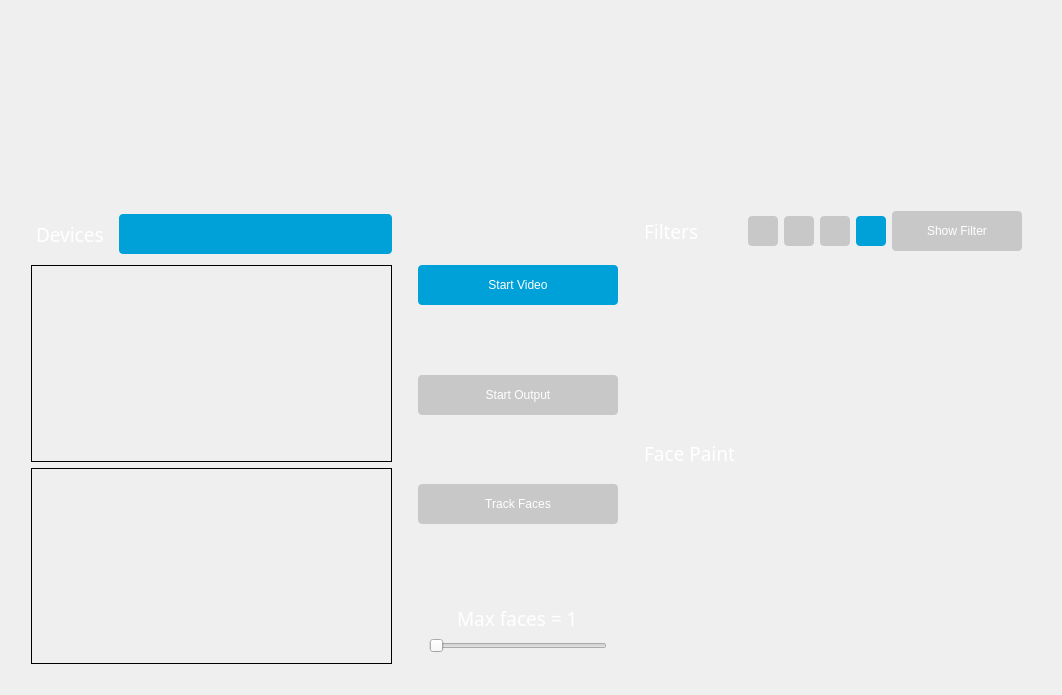
<?xml version="1.0" encoding="UTF-8"?>
<ui version="4.0">
 <class>LiveCamWindow</class>
 <widget class="QMainWindow" name="LiveCamWindow">
  <property name="geometry">
   <rect>
    <x>0</x>
    <y>0</y>
    <width>1062</width>
    <height>695</height>
   </rect>
  </property>
  <property name="sizePolicy">
   <sizepolicy hsizetype="Expanding" vsizetype="Expanding">
    <horstretch>0</horstretch>
    <verstretch>0</verstretch>
   </sizepolicy>
  </property>
  <property name="mouseTracking">
   <bool>true</bool>
  </property>
  <property name="windowTitle">
   <string>Filter Fan Cam Window</string>
  </property>
  <property name="windowIcon">
   <iconset resource="res.qrc">
    <normaloff>:/images/AppIcon.png</normaloff>:/images/AppIcon.png</iconset>
  </property>
  <widget class="QWidget" name="window">
   <property name="sizePolicy">
    <sizepolicy hsizetype="Expanding" vsizetype="Expanding">
     <horstretch>0</horstretch>
     <verstretch>0</verstretch>
    </sizepolicy>
   </property>
   <property name="mouseTracking">
    <bool>true</bool>
   </property>
   <layout class="QGridLayout" name="gridLayout_window">
    <property name="leftMargin">
     <number>0</number>
    </property>
    <property name="topMargin">
     <number>0</number>
    </property>
    <property name="rightMargin">
     <number>0</number>
    </property>
    <property name="bottomMargin">
     <number>0</number>
    </property>
    <property name="spacing">
     <number>0</number>
    </property>
    <item row="0" column="0">
     <widget class="QStackedWidget" name="pages">
      <property name="mouseTracking">
       <bool>true</bool>
      </property>
      <property name="styleSheet">
       <string notr="true"/>
      </property>
      <property name="currentIndex">
       <number>0</number>
      </property>
      <widget class="QWidget" name="mainPage">
       <property name="sizePolicy">
        <sizepolicy hsizetype="Expanding" vsizetype="Expanding">
         <horstretch>0</horstretch>
         <verstretch>0</verstretch>
        </sizepolicy>
       </property>
       <property name="mouseTracking">
        <bool>true</bool>
       </property>
       <property name="styleSheet">
        <string notr="true">QWidget {
	border: none;
	outline: none;
	font: 63 14pt &quot;Segoe UI Semibold&quot;;
}

QWidget#mainPage {
border-image: url(:/images/BG.png);
}

QComboBox {
	background-color: rgb(0, 161, 216);
    border-radius: 4px;

    height: 40px;
    width: 100px;
    color: white;  
}

QComboBox:!enabled {
	background-color: rgb(200, 200, 200);
}

QComboBox:hover {
	background-color: rgb(10, 171, 226);
}

QComboBox::down-arrow {
image: url(:/images/arrow.png);
}

QComboBox::drop-down {
    border: none;
    padding-right: 10px;
}

QComboBox QAbstractItemView::item {
    min-height: 40px;
    min-width: 80px;
    color: white;
	background-color: rgb(10, 171, 226);
    outline: 0;
}

QComboBox QAbstractItemView::item:selected {
	background-color:  rgb(20, 191, 246);
}

QLabel {
    color: white;
}

QPushButton {
	background-color: rgb(200, 200, 200);

    border: none;
    border-radius: 4px;
    height: 40px;
    width: 100px;
    color: white;
    outline: 0;
}

QPushButton:enabled {
	background-color: rgb(0, 161, 216); 
}

QPushButton:hover {
	background-color: rgb(30, 191, 236);
}

QScrollBar {
    background: none;
}

QScrollBar::handle:vertical {
     border: none;
     background: none;
 }
 QScrollBar::add-line:vertical {
     border: none;
     background: none;
 }

 QScrollBar::sub-line:vertical {
     border: none;
     background: none;
 }
 QScrollBar::up-arrow:vertical {
	 border-image: url(:/images/BTN UP.png);
     background: none;
 }

QScrollBar::down-arrow:vertical {
	 border-image: url(:/images/BTN DOWN.png);
     background: none;
 }

 QScrollBar::add-page:vertical, QScrollBar::sub-page:vertical {
     background: none;
 }</string>
       </property>
       <layout class="QVBoxLayout" name="verticalLayout_mainPage">
        <item>
         <widget class="QWidget" name="head" native="true">
          <property name="sizePolicy">
           <sizepolicy hsizetype="Preferred" vsizetype="Fixed">
            <horstretch>0</horstretch>
            <verstretch>0</verstretch>
           </sizepolicy>
          </property>
          <property name="minimumSize">
           <size>
            <width>0</width>
            <height>0</height>
           </size>
          </property>
          <layout class="QHBoxLayout" name="gridLayout_head">
           <property name="leftMargin">
            <number>15</number>
           </property>
           <item>
            <widget class="QWidget" name="logo_left" native="true">
             <property name="sizePolicy">
              <sizepolicy hsizetype="Expanding" vsizetype="Expanding">
               <horstretch>0</horstretch>
               <verstretch>0</verstretch>
              </sizepolicy>
             </property>
             <property name="minimumSize">
              <size>
               <width>500</width>
               <height>150</height>
              </size>
             </property>
             <property name="maximumSize">
              <size>
               <width>16777215</width>
               <height>16777215</height>
              </size>
             </property>
             <property name="styleSheet">
              <string notr="true">image: url(:/images/LOGO.png);</string>
             </property>
             <layout class="QGridLayout" name="gridLayout_logo_left">
              <property name="leftMargin">
               <number>0</number>
              </property>
              <property name="topMargin">
               <number>0</number>
              </property>
              <property name="rightMargin">
               <number>0</number>
              </property>
              <property name="bottomMargin">
               <number>0</number>
              </property>
              <property name="spacing">
               <number>0</number>
              </property>
             </layout>
            </widget>
           </item>
           <item>
            <spacer name="logo_spacer">
             <property name="orientation">
              <enum>Qt::Horizontal</enum>
             </property>
             <property name="sizeHint" stdset="0">
              <size>
               <width>40</width>
               <height>20</height>
              </size>
             </property>
            </spacer>
           </item>
           <item>
            <widget class="QWidget" name="logo_right" native="true">
             <property name="sizePolicy">
              <sizepolicy hsizetype="Expanding" vsizetype="Expanding">
               <horstretch>0</horstretch>
               <verstretch>0</verstretch>
              </sizepolicy>
             </property>
             <property name="minimumSize">
              <size>
               <width>500</width>
               <height>150</height>
              </size>
             </property>
             <property name="maximumSize">
              <size>
               <width>16777215</width>
               <height>150</height>
              </size>
             </property>
             <property name="styleSheet">
              <string notr="true">image: url(:/images/SNAP BLAST ICON.png);</string>
             </property>
             <layout class="QGridLayout" name="gridLayout_logo_right">
              <property name="leftMargin">
               <number>0</number>
              </property>
              <property name="topMargin">
               <number>0</number>
              </property>
              <property name="rightMargin">
               <number>0</number>
              </property>
              <property name="bottomMargin">
               <number>0</number>
              </property>
              <property name="spacing">
               <number>0</number>
              </property>
             </layout>
            </widget>
           </item>
          </layout>
         </widget>
        </item>
        <item>
         <widget class="QWidget" name="body" native="true">
          <property name="sizePolicy">
           <sizepolicy hsizetype="Expanding" vsizetype="Expanding">
            <horstretch>0</horstretch>
            <verstretch>0</verstretch>
           </sizepolicy>
          </property>
          <property name="mouseTracking">
           <bool>true</bool>
          </property>
          <layout class="QGridLayout" name="gridLayout_body">
           <item row="0" column="0">
            <widget class="QWidget" name="bodyLeft" native="true">
             <property name="sizePolicy">
              <sizepolicy hsizetype="Expanding" vsizetype="Expanding">
               <horstretch>5</horstretch>
               <verstretch>0</verstretch>
              </sizepolicy>
             </property>
             <layout class="QGridLayout" name="gridLayout">
              <property name="leftMargin">
               <number>9</number>
              </property>
              <property name="topMargin">
               <number>9</number>
              </property>
              <property name="rightMargin">
               <number>9</number>
              </property>
              <property name="bottomMargin">
               <number>9</number>
              </property>
              <property name="horizontalSpacing">
               <number>6</number>
              </property>
              <item row="0" column="0">
               <widget class="QWidget" name="devices_widget" native="true">
                <property name="minimumSize">
                 <size>
                  <width>0</width>
                  <height>0</height>
                 </size>
                </property>
                <layout class="QHBoxLayout" name="horizontalLayout_devices_widget">
                 <property name="spacing">
                  <number>0</number>
                 </property>
                 <property name="leftMargin">
                  <number>5</number>
                 </property>
                 <property name="topMargin">
                  <number>5</number>
                 </property>
                 <property name="rightMargin">
                  <number>0</number>
                 </property>
                 <property name="bottomMargin">
                  <number>5</number>
                 </property>
                 <item>
                  <widget class="QLabel" name="devices_label">
                   <property name="minimumSize">
                    <size>
                     <width>0</width>
                     <height>40</height>
                    </size>
                   </property>
                   <property name="font">
                    <font>
                     <family>Segoe UI Semibold</family>
                     <pointsize>14</pointsize>
                     <weight>7</weight>
                     <italic>false</italic>
                     <bold>false</bold>
                    </font>
                   </property>
                   <property name="text">
                    <string>Devices   </string>
                   </property>
                  </widget>
                 </item>
                 <item>
                  <widget class="QComboBox" name="devices_comboBox">
                   <property name="enabled">
                    <bool>true</bool>
                   </property>
                   <property name="sizePolicy">
                    <sizepolicy hsizetype="Expanding" vsizetype="Fixed">
                     <horstretch>0</horstretch>
                     <verstretch>0</verstretch>
                    </sizepolicy>
                   </property>
                   <property name="minimumSize">
                    <size>
                     <width>100</width>
                     <height>40</height>
                    </size>
                   </property>
                   <property name="styleSheet">
                    <string notr="true"/>
                   </property>
                  </widget>
                 </item>
                </layout>
               </widget>
              </item>
              <item row="1" column="0">
               <widget class="QWidget" name="widget_raw_frame" native="true">
                <property name="sizePolicy">
                 <sizepolicy hsizetype="Expanding" vsizetype="Expanding">
                  <horstretch>5</horstretch>
                  <verstretch>1</verstretch>
                 </sizepolicy>
                </property>
                <property name="minimumSize">
                 <size>
                  <width>200</width>
                  <height>150</height>
                 </size>
                </property>
                <property name="acceptDrops">
                 <bool>true</bool>
                </property>
                <property name="styleSheet">
                 <string notr="true">background: transparent;
border: 1px solid black;</string>
                </property>
               </widget>
              </item>
              <item row="1" column="1" rowspan="2">
               <widget class="QWidget" name="buttons_widget" native="true">
                <property name="sizePolicy">
                 <sizepolicy hsizetype="Expanding" vsizetype="Expanding">
                  <horstretch>0</horstretch>
                  <verstretch>0</verstretch>
                 </sizepolicy>
                </property>
                <layout class="QVBoxLayout" name="verticalLayout_2">
                 <property name="leftMargin">
                  <number>20</number>
                 </property>
                 <property name="topMargin">
                  <number>0</number>
                 </property>
                 <property name="rightMargin">
                  <number>0</number>
                 </property>
                 <property name="bottomMargin">
                  <number>0</number>
                 </property>
                 <item>
                  <widget class="QPushButton" name="btn_startFeedLeft">
                   <property name="sizePolicy">
                    <sizepolicy hsizetype="Expanding" vsizetype="Fixed">
                     <horstretch>1</horstretch>
                     <verstretch>0</verstretch>
                    </sizepolicy>
                   </property>
                   <property name="minimumSize">
                    <size>
                     <width>200</width>
                     <height>0</height>
                    </size>
                   </property>
                   <property name="text">
                    <string>Start Video</string>
                   </property>
                  </widget>
                 </item>
                 <item>
                  <spacer name="verticalSpacer">
                   <property name="orientation">
                    <enum>Qt::Vertical</enum>
                   </property>
                   <property name="sizeHint" stdset="0">
                    <size>
                     <width>20</width>
                     <height>40</height>
                    </size>
                   </property>
                  </spacer>
                 </item>
                 <item>
                  <widget class="QPushButton" name="outputButton">
                   <property name="enabled">
                    <bool>false</bool>
                   </property>
                   <property name="styleSheet">
                    <string notr="true">QPushButton:checked { background-color: rgb(255, 30, 30)}

QPushButton:checked:hover { background-color: rgb(255, 60, 60)}</string>
                   </property>
                   <property name="text">
                    <string>Start Output</string>
                   </property>
                   <property name="checkable">
                    <bool>true</bool>
                   </property>
                  </widget>
                 </item>
                 <item>
                  <spacer name="verticalSpacer_2">
                   <property name="orientation">
                    <enum>Qt::Vertical</enum>
                   </property>
                   <property name="sizeHint" stdset="0">
                    <size>
                     <width>20</width>
                     <height>40</height>
                    </size>
                   </property>
                  </spacer>
                 </item>
                 <item>
                  <widget class="QWidget" name="btn_startEffectLeft_Container" native="true">
                   <layout class="QGridLayout" name="gridLayout_2">
                    <property name="leftMargin">
                     <number>0</number>
                    </property>
                    <property name="topMargin">
                     <number>0</number>
                    </property>
                    <property name="rightMargin">
                     <number>0</number>
                    </property>
                    <property name="bottomMargin">
                     <number>0</number>
                    </property>
                    <property name="spacing">
                     <number>0</number>
                    </property>
                    <item row="0" column="0">
                     <widget class="QPushButton" name="btn_startEffectLeft">
                      <property name="enabled">
                       <bool>false</bool>
                      </property>
                      <property name="sizePolicy">
                       <sizepolicy hsizetype="Expanding" vsizetype="Fixed">
                        <horstretch>1</horstretch>
                        <verstretch>0</verstretch>
                       </sizepolicy>
                      </property>
                      <property name="minimumSize">
                       <size>
                        <width>200</width>
                        <height>0</height>
                       </size>
                      </property>
                      <property name="acceptDrops">
                       <bool>true</bool>
                      </property>
                      <property name="styleSheet">
                       <string notr="true">QPushButton:checked { background-color: rgb(255, 30, 30)}

QPushButton:checked:hover { background-color: rgb(255, 60, 60)}

QPushButton:!enabled { background-color: rgb(200, 200, 200)}</string>
                      </property>
                      <property name="text">
                       <string>Track Faces</string>
                      </property>
                      <property name="checkable">
                       <bool>true</bool>
                      </property>
                      <property name="checked">
                       <bool>false</bool>
                      </property>
                     </widget>
                    </item>
                   </layout>
                  </widget>
                 </item>
                 <item>
                  <spacer name="verticalSpacer_3">
                   <property name="orientation">
                    <enum>Qt::Vertical</enum>
                   </property>
                   <property name="sizeHint" stdset="0">
                    <size>
                     <width>20</width>
                     <height>40</height>
                    </size>
                   </property>
                  </spacer>
                 </item>
                 <item>
                  <widget class="QWidget" name="maxs_container" native="true">
                   <property name="sizePolicy">
                    <sizepolicy hsizetype="Expanding" vsizetype="Preferred">
                     <horstretch>0</horstretch>
                     <verstretch>0</verstretch>
                    </sizepolicy>
                   </property>
                   <layout class="QVBoxLayout" name="verticalLayout">
                    <item alignment="Qt::AlignHCenter">
                     <widget class="QLabel" name="targetLimit_label">
                      <property name="sizePolicy">
                       <sizepolicy hsizetype="Fixed" vsizetype="Fixed">
                        <horstretch>0</horstretch>
                        <verstretch>0</verstretch>
                       </sizepolicy>
                      </property>
                      <property name="font">
                       <font>
                        <family>Segoe UI Semibold</family>
                        <pointsize>14</pointsize>
                        <weight>7</weight>
                        <italic>false</italic>
                        <bold>false</bold>
                       </font>
                      </property>
                      <property name="text">
                       <string>Max faces = 1</string>
                      </property>
                     </widget>
                    </item>
                    <item>
                     <widget class="QSlider" name="targetLimit_slider">
                      <property name="sizePolicy">
                       <sizepolicy hsizetype="Expanding" vsizetype="Fixed">
                        <horstretch>0</horstretch>
                        <verstretch>0</verstretch>
                       </sizepolicy>
                      </property>
                      <property name="minimum">
                       <number>1</number>
                      </property>
                      <property name="maximum">
                       <number>15</number>
                      </property>
                      <property name="pageStep">
                       <number>3</number>
                      </property>
                      <property name="orientation">
                       <enum>Qt::Horizontal</enum>
                      </property>
                      <property name="tickPosition">
                       <enum>QSlider::NoTicks</enum>
                      </property>
                      <property name="tickInterval">
                       <number>1</number>
                      </property>
                     </widget>
                    </item>
                   </layout>
                  </widget>
                 </item>
                </layout>
               </widget>
              </item>
              <item row="2" column="0">
               <widget class="QWidget" name="widget_composite_frame" native="true">
                <property name="sizePolicy">
                 <sizepolicy hsizetype="Expanding" vsizetype="Expanding">
                  <horstretch>5</horstretch>
                  <verstretch>1</verstretch>
                 </sizepolicy>
                </property>
                <property name="minimumSize">
                 <size>
                  <width>200</width>
                  <height>150</height>
                 </size>
                </property>
                <property name="acceptDrops">
                 <bool>true</bool>
                </property>
                <property name="styleSheet">
                 <string notr="true">background: transparent;
border: 1px solid black;</string>
                </property>
               </widget>
              </item>
             </layout>
            </widget>
           </item>
           <item row="0" column="1">
            <widget class="QWidget" name="bodyRight" native="true">
             <property name="sizePolicy">
              <sizepolicy hsizetype="Preferred" vsizetype="MinimumExpanding">
               <horstretch>2</horstretch>
               <verstretch>0</verstretch>
              </sizepolicy>
             </property>
             <property name="mouseTracking">
              <bool>true</bool>
             </property>
             <layout class="QGridLayout" name="gridLayout_bodyRight">
              <property name="verticalSpacing">
               <number>6</number>
              </property>
              <item row="1" column="0" colspan="2">
               <widget class="QWidget" name="modules_widget" native="true">
                <property name="minimumSize">
                 <size>
                  <width>0</width>
                  <height>100</height>
                 </size>
                </property>
                <property name="mouseTracking">
                 <bool>true</bool>
                </property>
                <layout class="QGridLayout" name="gridLayout_modules_widget">
                 <property name="leftMargin">
                  <number>0</number>
                 </property>
                 <property name="topMargin">
                  <number>0</number>
                 </property>
                 <property name="rightMargin">
                  <number>0</number>
                 </property>
                 <property name="bottomMargin">
                  <number>0</number>
                 </property>
                 <property name="horizontalSpacing">
                  <number>0</number>
                 </property>
                 <property name="verticalSpacing">
                  <number>6</number>
                 </property>
                 <item row="0" column="0">
                  <widget class="QLabel" name="label_current_filter">
                   <property name="font">
                    <font>
                     <family>Segoe UI Semibold</family>
                     <pointsize>14</pointsize>
                     <weight>7</weight>
                     <italic>false</italic>
                     <bold>false</bold>
                    </font>
                   </property>
                   <property name="mouseTracking">
                    <bool>true</bool>
                   </property>
                   <property name="text">
                    <string>Face Paint</string>
                   </property>
                  </widget>
                 </item>
                 <item row="1" column="0">
                  <widget class="QWidget" name="modules_list" native="true">
                   <property name="sizePolicy">
                    <sizepolicy hsizetype="Preferred" vsizetype="Expanding">
                     <horstretch>0</horstretch>
                     <verstretch>0</verstretch>
                    </sizepolicy>
                   </property>
                   <property name="minimumSize">
                    <size>
                     <width>385</width>
                     <height>100</height>
                    </size>
                   </property>
                   <property name="mouseTracking">
                    <bool>true</bool>
                   </property>
                   <property name="styleSheet">
                    <string notr="true">QWidget#modules_list {
border-image: url(:/images/BTN FILTER ICONS.png);
}

QPushButton {
background: transparent;
border-image: url(:/images/cell.png);
}

QPushButton:checked {
border-image: url(:/images/cell_checked.png);
}

</string>
                   </property>
                   <layout class="QGridLayout" name="gridLayout_modules_list">
                    <item row="0" column="0">
                     <widget class="QScrollArea" name="modules_scrollArea">
                      <property name="sizePolicy">
                       <sizepolicy hsizetype="Ignored" vsizetype="Ignored">
                        <horstretch>0</horstretch>
                        <verstretch>0</verstretch>
                       </sizepolicy>
                      </property>
                      <property name="mouseTracking">
                       <bool>true</bool>
                      </property>
                      <property name="styleSheet">
                       <string notr="true">	background: transparent;</string>
                      </property>
                      <property name="verticalScrollBarPolicy">
                       <enum>Qt::ScrollBarAlwaysOn</enum>
                      </property>
                      <property name="horizontalScrollBarPolicy">
                       <enum>Qt::ScrollBarAlwaysOff</enum>
                      </property>
                      <property name="widgetResizable">
                       <bool>true</bool>
                      </property>
                      <property name="alignment">
                       <set>Qt::AlignLeading|Qt::AlignLeft|Qt::AlignTop</set>
                      </property>
                      <widget class="QWidget" name="modules_content">
                       <property name="geometry">
                        <rect>
                         <x>0</x>
                         <y>0</y>
                         <width>350</width>
                         <height>181</height>
                        </rect>
                       </property>
                       <property name="mouseTracking">
                        <bool>true</bool>
                       </property>
                       <property name="styleSheet">
                        <string notr="true"/>
                       </property>
                       <layout class="QGridLayout" name="gridLayout_modules_content"/>
                      </widget>
                     </widget>
                    </item>
                   </layout>
                  </widget>
                 </item>
                </layout>
               </widget>
              </item>
              <item row="0" column="0" colspan="2">
               <widget class="QWidget" name="filters_widget" native="true">
                <property name="minimumSize">
                 <size>
                  <width>0</width>
                  <height>100</height>
                 </size>
                </property>
                <layout class="QGridLayout" name="gridLayout_filters_widget">
                 <property name="leftMargin">
                  <number>0</number>
                 </property>
                 <property name="topMargin">
                  <number>0</number>
                 </property>
                 <property name="rightMargin">
                  <number>0</number>
                 </property>
                 <property name="bottomMargin">
                  <number>0</number>
                 </property>
                 <property name="spacing">
                  <number>7</number>
                 </property>
                 <item row="0" column="0">
                  <widget class="QWidget" name="top_buttons" native="true">
                   <layout class="QHBoxLayout" name="horizontalLayout">
                    <property name="leftMargin">
                     <number>0</number>
                    </property>
                    <property name="topMargin">
                     <number>0</number>
                    </property>
                    <property name="rightMargin">
                     <number>0</number>
                    </property>
                    <property name="bottomMargin">
                     <number>0</number>
                    </property>
                    <item>
                     <widget class="QLabel" name="filters_label">
                      <property name="sizePolicy">
                       <sizepolicy hsizetype="Expanding" vsizetype="Preferred">
                        <horstretch>0</horstretch>
                        <verstretch>0</verstretch>
                       </sizepolicy>
                      </property>
                      <property name="font">
                       <font>
                        <family>Segoe UI Semibold</family>
                        <pointsize>14</pointsize>
                        <weight>7</weight>
                        <italic>false</italic>
                        <bold>false</bold>
                       </font>
                      </property>
                      <property name="text">
                       <string>Filters</string>
                      </property>
                     </widget>
                    </item>
                    <item>
                     <widget class="QWidget" name="editor_buttons" native="true">
                      <property name="sizePolicy">
                       <sizepolicy hsizetype="Fixed" vsizetype="Preferred">
                        <horstretch>0</horstretch>
                        <verstretch>0</verstretch>
                       </sizepolicy>
                      </property>
                      <layout class="QHBoxLayout" name="horizontalLayout_2">
                       <property name="leftMargin">
                        <number>0</number>
                       </property>
                       <property name="topMargin">
                        <number>0</number>
                       </property>
                       <property name="rightMargin">
                        <number>0</number>
                       </property>
                       <property name="bottomMargin">
                        <number>0</number>
                       </property>
                       <item>
                        <widget class="QPushButton" name="create_filter">
                         <property name="enabled">
                          <bool>false</bool>
                         </property>
                         <property name="sizePolicy">
                          <sizepolicy hsizetype="Fixed" vsizetype="Fixed">
                           <horstretch>0</horstretch>
                           <verstretch>0</verstretch>
                          </sizepolicy>
                         </property>
                         <property name="minimumSize">
                          <size>
                           <width>0</width>
                           <height>0</height>
                          </size>
                         </property>
                         <property name="styleSheet">
                          <string notr="true">QPushButton {
    height: 30;
    width: 30;
}</string>
                         </property>
                         <property name="text">
                          <string/>
                         </property>
                         <property name="icon">
                          <iconset resource="res.qrc">
                           <normaloff>:/images/Create.png</normaloff>:/images/Create.png</iconset>
                         </property>
                         <property name="iconSize">
                          <size>
                           <width>20</width>
                           <height>20</height>
                          </size>
                         </property>
                        </widget>
                       </item>
                       <item>
                        <widget class="QPushButton" name="edit_filter">
                         <property name="enabled">
                          <bool>false</bool>
                         </property>
                         <property name="sizePolicy">
                          <sizepolicy hsizetype="Fixed" vsizetype="Fixed">
                           <horstretch>0</horstretch>
                           <verstretch>0</verstretch>
                          </sizepolicy>
                         </property>
                         <property name="minimumSize">
                          <size>
                           <width>0</width>
                           <height>0</height>
                          </size>
                         </property>
                         <property name="styleSheet">
                          <string notr="true">QPushButton {
    height: 30;
    width: 30;
}</string>
                         </property>
                         <property name="text">
                          <string/>
                         </property>
                         <property name="icon">
                          <iconset resource="res.qrc">
                           <normaloff>:/images/Edit.png</normaloff>:/images/Edit.png</iconset>
                         </property>
                         <property name="iconSize">
                          <size>
                           <width>20</width>
                           <height>20</height>
                          </size>
                         </property>
                        </widget>
                       </item>
                       <item>
                        <widget class="QPushButton" name="delete_filter">
                         <property name="enabled">
                          <bool>false</bool>
                         </property>
                         <property name="sizePolicy">
                          <sizepolicy hsizetype="Fixed" vsizetype="Fixed">
                           <horstretch>0</horstretch>
                           <verstretch>0</verstretch>
                          </sizepolicy>
                         </property>
                         <property name="minimumSize">
                          <size>
                           <width>0</width>
                           <height>0</height>
                          </size>
                         </property>
                         <property name="styleSheet">
                          <string notr="true">QPushButton {
    height: 30;
    width: 30;
}</string>
                         </property>
                         <property name="text">
                          <string/>
                         </property>
                         <property name="icon">
                          <iconset resource="res.qrc">
                           <normaloff>:/images/Delete.png</normaloff>:/images/Delete.png</iconset>
                         </property>
                         <property name="iconSize">
                          <size>
                           <width>20</width>
                           <height>20</height>
                          </size>
                         </property>
                        </widget>
                       </item>
                       <item>
                        <widget class="QPushButton" name="import_filter">
                         <property name="enabled">
                          <bool>true</bool>
                         </property>
                         <property name="sizePolicy">
                          <sizepolicy hsizetype="Fixed" vsizetype="Fixed">
                           <horstretch>0</horstretch>
                           <verstretch>0</verstretch>
                          </sizepolicy>
                         </property>
                         <property name="minimumSize">
                          <size>
                           <width>0</width>
                           <height>0</height>
                          </size>
                         </property>
                         <property name="styleSheet">
                          <string notr="true">QPushButton {
    height: 30;
    width: 30;
}</string>
                         </property>
                         <property name="text">
                          <string/>
                         </property>
                         <property name="icon">
                          <iconset resource="res.qrc">
                           <normaloff>:/images/ImportExport.png</normaloff>:/images/ImportExport.png</iconset>
                         </property>
                         <property name="iconSize">
                          <size>
                           <width>20</width>
                           <height>20</height>
                          </size>
                         </property>
                        </widget>
                       </item>
                      </layout>
                     </widget>
                    </item>
                    <item>
                     <widget class="QPushButton" name="takeButton">
                      <property name="enabled">
                       <bool>false</bool>
                      </property>
                      <property name="sizePolicy">
                       <sizepolicy hsizetype="Fixed" vsizetype="Fixed">
                        <horstretch>0</horstretch>
                        <verstretch>0</verstretch>
                       </sizepolicy>
                      </property>
                      <property name="minimumSize">
                       <size>
                        <width>130</width>
                        <height>0</height>
                       </size>
                      </property>
                      <property name="styleSheet">
                       <string notr="true">QPushButton:enabled { background-color: rgb(0, 161, 0); }

QPushButton:checked { background-color: rgb(255, 30, 30)}

QPushButton:checked:hover { background-color: rgb(255, 60, 60)}

QPushButton:hover { background-color:rgb(0, 185, 0);}</string>
                      </property>
                      <property name="text">
                       <string>Show Filter</string>
                      </property>
                      <property name="checkable">
                       <bool>true</bool>
                      </property>
                      <property name="checked">
                       <bool>false</bool>
                      </property>
                     </widget>
                    </item>
                   </layout>
                  </widget>
                 </item>
                 <item row="1" column="0" colspan="2">
                  <widget class="QWidget" name="filters_list" native="true">
                   <property name="sizePolicy">
                    <sizepolicy hsizetype="Preferred" vsizetype="Expanding">
                     <horstretch>0</horstretch>
                     <verstretch>0</verstretch>
                    </sizepolicy>
                   </property>
                   <property name="minimumSize">
                    <size>
                     <width>385</width>
                     <height>100</height>
                    </size>
                   </property>
                   <property name="styleSheet">
                    <string notr="true">QWidget#filters_list {
border-image: url(:/images/BTN FILTER ICONS.png);
}

QPushButton {
background: transparent;
border-image: url(:/images/cell.png);
}

QPushButton::checked {
border-image: url(:/images/cell_checked.png);
}

</string>
                   </property>
                   <layout class="QGridLayout" name="gridLayout_filter_list">
                    <item row="1" column="0">
                     <widget class="QScrollArea" name="filters_scrollArea">
                      <property name="sizePolicy">
                       <sizepolicy hsizetype="Ignored" vsizetype="Ignored">
                        <horstretch>0</horstretch>
                        <verstretch>0</verstretch>
                       </sizepolicy>
                      </property>
                      <property name="styleSheet">
                       <string notr="true">QWidget { background: transparent; }</string>
                      </property>
                      <property name="verticalScrollBarPolicy">
                       <enum>Qt::ScrollBarAlwaysOn</enum>
                      </property>
                      <property name="horizontalScrollBarPolicy">
                       <enum>Qt::ScrollBarAlwaysOff</enum>
                      </property>
                      <property name="widgetResizable">
                       <bool>true</bool>
                      </property>
                      <property name="alignment">
                       <set>Qt::AlignLeading|Qt::AlignLeft|Qt::AlignTop</set>
                      </property>
                      <widget class="QWidget" name="filters_content">
                       <property name="geometry">
                        <rect>
                         <x>0</x>
                         <y>0</y>
                         <width>350</width>
                         <height>166</height>
                        </rect>
                       </property>
                       <property name="styleSheet">
                        <string notr="true"/>
                       </property>
                       <layout class="QGridLayout" name="gridLayout_filters_content"/>
                      </widget>
                     </widget>
                    </item>
                   </layout>
                  </widget>
                 </item>
                </layout>
               </widget>
              </item>
             </layout>
            </widget>
           </item>
          </layout>
         </widget>
        </item>
       </layout>
      </widget>
     </widget>
    </item>
   </layout>
  </widget>
  <action name="actionSettings">
   <property name="text">
    <string>Settings</string>
   </property>
  </action>
  <action name="actionExit">
   <property name="text">
    <string>Exit</string>
   </property>
  </action>
  <action name="actionDocumentation">
   <property name="text">
    <string>Documentation</string>
   </property>
  </action>
  <action name="actionSupport">
   <property name="text">
    <string>Support</string>
   </property>
  </action>
  <action name="actionFinal_Output_Window">
   <property name="text">
    <string>Video Output Window</string>
   </property>
  </action>
  <action name="actionVideo_Output_Window">
   <property name="text">
    <string>Video Output Window</string>
   </property>
  </action>
  <action name="actionRaw_Video_Settings">
   <property name="text">
    <string>Raw Video Settings</string>
   </property>
  </action>
  <action name="actionComposite_Video_Settings">
   <property name="text">
    <string>Composite Video Settings</string>
   </property>
  </action>
  <action name="actionEffect_settings">
   <property name="text">
    <string>Effect settings</string>
   </property>
  </action>
 </widget>
 <layoutdefault spacing="6" margin="11"/>
 <resources>
  <include location="res.qrc"/>
  <include location="res2.qrc"/>
 </resources>
 <connections/>
</ui>
